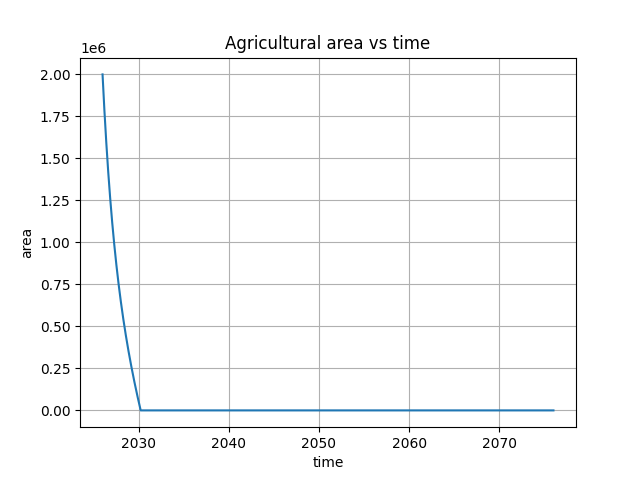

Generate this figure with Python:
import numpy as np
import matplotlib.pyplot as plt
from population import get_population

hog_weight = 120 # lb
consumption_rate = 0.065
times, populations = get_population()
crop_density = 6720 # lb/acre
crop_area = 2e6 # acres
crop_growth = 0.002 # per day

def agriculture_area():
    weights = populations * hog_weight
    areas = np.zeros(len(weights))
    for i in range(len(weights)):
        if i == 0:
            areas[i] = crop_area
        else:
            areas[i] = (areas[i - 1] - weights[i] * consumption_rate / crop_density + crop_growth * (crop_area - areas[i - 1])) 
        areas[i] = np.clip(areas[i], 0, crop_area)
    return areas    

def plot_areas():
    areas = agriculture_area()
    plt.xlabel("time")
    plt.ylabel("area")
    plt.grid()
    plt.title("Agricultural area vs time")
    plt.plot(times, areas)
    plt.savefig("agriculture.png")
    plt.show()

def main():
    plot_areas()

main()

    
